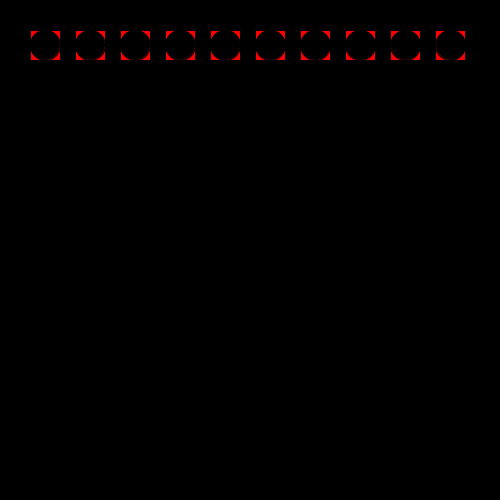
Frame 1 (no input)
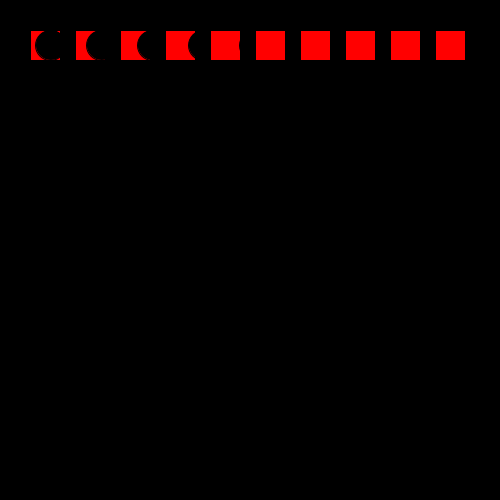
Frame 60 (the mouse pressed at the canvas centre just before this capture)
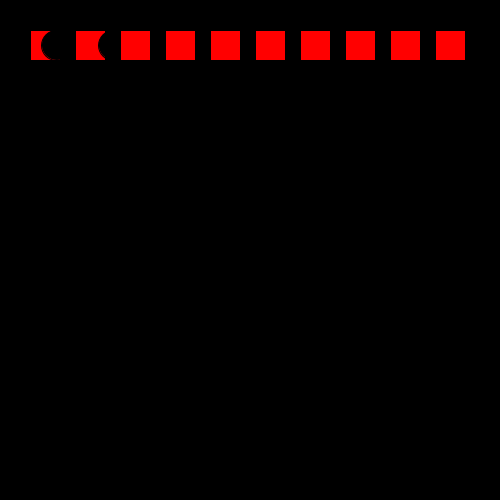
Frame 120 (the mouse held since frame 60 and released just before this capture)

The Processing sketch that drew these frames (run headless with seeded random() and noise(); from frame 60 on, the mouse is pressed at the canvas centre):

// Processing sketch: ArraysAndLoopsPractice
// ── ArraysAndLoopsPractice.pde
float speed=0.01;
float xPos=45;
boolean imTired = true;

void setup(){
  size(500,500);
  rectMode(CENTER);
  
}

void draw (){
  background(0);
  rectMode(CENTER);
  
  //row and column of squares and ellipses
  //for(float i=0.5; i<11.5; i++){
  //  for (float j=0.5; j<11.5; j++){  
  //  //row of our rectangles
  //    fill(255,0,0);
  //    rect(45*i,45*j,30,30);
  //    fill(0);
  //    xPos+=speed;
      
  //    ellipse(xPos*i,45*j,30,30);
  //  }
  //}
  
  
  //row of ellipses moving over row of squares
  for(int i = 1; i<11; i++) {
    fill(255,0,0);
    rect(45*i,45,30,30);
    fill(0);
    if(xPos>75) {
      //go negative
      imTired = false;
    }
    if (xPos<0){
      //go positive
      imTired = true;
    }
    
    if(imTired){
      xPos+=speed;
    } else {
      xPos-=speed;
    }
   
   
    println(xPos);
    ellipse(xPos*i,45,30,30);
    
  }
  
  //// one ellipse moving to the right:
  //xPos+=speed; //xPos = xPos+speed;
  //fill(255,0,0);
  //ellipse(xPos, 100, 75, 75);
}
